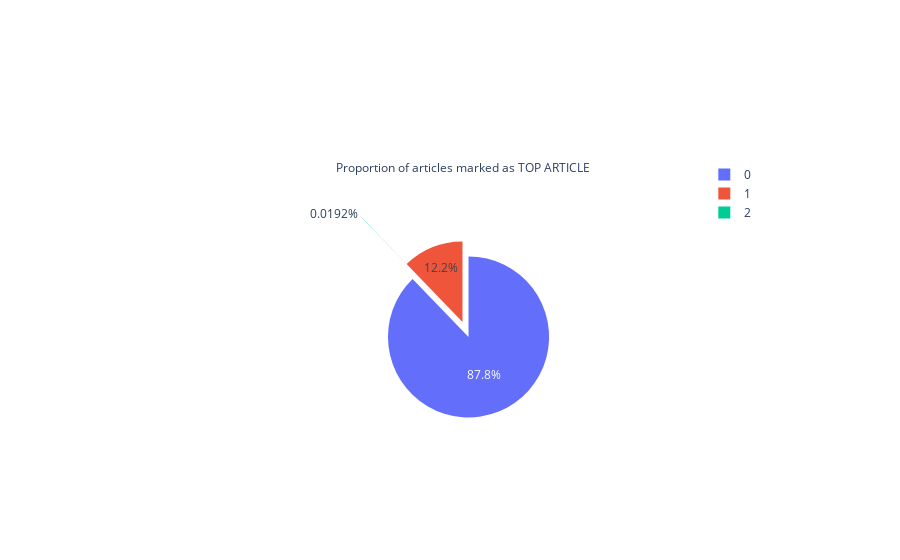

Notebook source saved alongside this figure:
### Code cell
pie = go.Figure(data=[go.Pie(labels=None,values=pie_chart1, title='Proportion of articles marked as TOP ARTICLE',pull=[0.20, 0, 0.8, 0])])
pie.show()

### Figure 1 — Plotly figure (JSON) as saved in the notebook; plotly's stock layout.template omitted (floating-point values rounded to 4 significant figures)
{"data": [{"pull": [0.2, 0, 0.8, 0], "title": {"text": "Proportion of articles marked as TOP ARTICLE"}, "type": "pie", "values": [9161, 1274, 2]}], "layout": {}}
